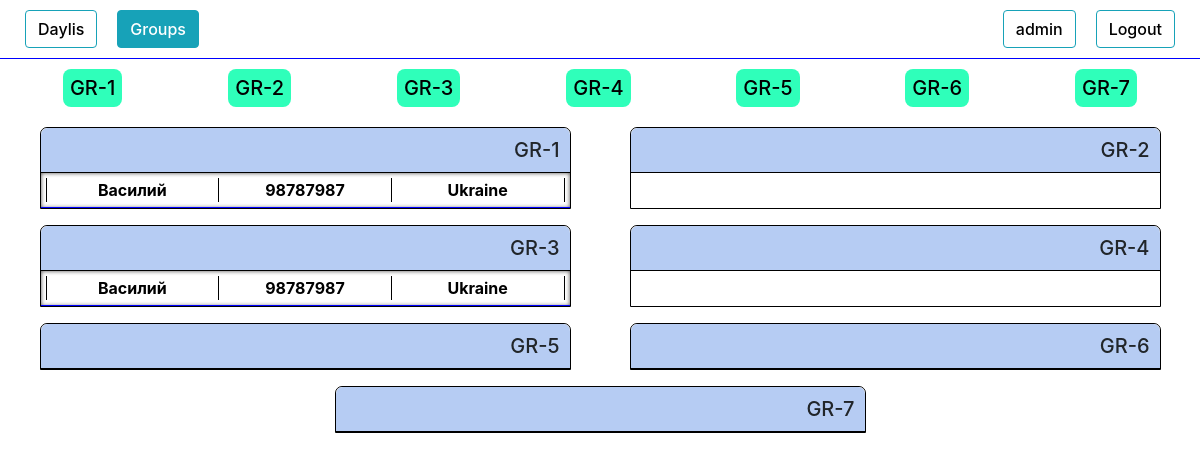
Screenshot of /groups/ (signed in) with the database file from the repository.
### authorization/models.py (models this page shows, shortened)
class Group(models.Model):
    name            = models.CharField(max_length=100, blank=True)
    created_date    = models.DateTimeField(blank=True, null=True)
    time_start      = models.DateTimeField(blank=True, null=True)
    time_end        = models.DateTimeField(blank=True, null=True)
    def __str__(self):
        return self.name
    def get_related(self):
        li = People.objects.filter(group = self)
        return li

class People(models.Model):
    request_date    = models.DateTimeField(blank=True, null=True)
    name            = models.CharField(max_length=100, blank=True)
    phone           = models.CharField(max_length=100, blank=True)
    email           = models.CharField(max_length=100, blank=True)
    course          = models.CharField(max_length=100, blank=True)
    country         = models.CharField(max_length=100, blank=True)
    university      = models.CharField(max_length=100, blank=True)
    work            = models.CharField(max_length=100, blank=True)
    where_from      = models.CharField(max_length=100, blank=True)
    currency        = models.CharField(max_length=100, blank=True)
    course_price    = models.IntegerField(blank=True, null=True)
    comments        = models.TextField(blank=True)
    wishes          = models.TextField(blank=True)
    callback_time   = models.DateTimeField(blank=True, null=True)
    group           = models.ManyToManyField(Group)
    request_status  = models.CharField(max_length=100, blank=True)
    payment_history = models.TextField(blank=True)
    total_payment   = models.IntegerField(blank=True, null=True)
    payment_source  = models.CharField(max_length=100, blank=True)
    obligation      = models.IntegerField(blank=True, null=True)
    date_added      = models.DateTimeField(blank=True, null=True)

### authorization/views.py (the view)
# urls.py: path('groups/', views.groups, name='groups'),
@login_required
def groups(request):
    if request.method == 'POST':
        n_form = UserUpdateForm(request.POST, instance=request.user)
        if n_form.is_valid():
            n_form.save()
            messages.success(request, f'Data has been updated!')
            return redirect('staff')
        else:
            messages.warning(request, f'Something wrong, maybe this name is allready taken')
            return redirect('staff')
    else:
        n_form = UserUpdateForm(instance=request.user)
        li = set(Group.objects.all())
        context = {
        "n_form":n_form,
        "li":li,
        }
        return render(request,"groups.html",context)

### authorization/templates/groups.html (shortened to what this page needs)
{% load crispy_forms_tags %}
<!DOCTYPE html>
<html lang="en">
<head>
    <link rel="stylesheet" href="https://stackpath.bootstrapcdn.com/bootstrap/4.4.1/css/bootstrap.min.css">
    {% load staticfiles %}
    <link rel="stylesheet" href="{% static 'style.css' %}" type="text/css">
</head>
<body>
    <div class="header">
        <div class="text col-8">
            <button class="btn btn-outline-info" type="button">
                <a href="{% url 'staff' %}">
                    Daylis
                </a>
            </button>
            <button class="btn btn-outline-info active" type="button">
                <a href="{% url 'groups' %}">
                    Groups
                </a>
            </button>
        </div>
        <div class="settings col-4">
        <button class="btn btn-outline-info" type="button" data-toggle="collapse" data-target="#InfoUpdateField" aria-expanded="false">
            {{user.username}}
        </button>
        <button class="btn btn-outline-info" type="button" data-toggle="collapse" data-target="#ConfirmationField" aria-expanded="false">
            Logout
        </button>
    </div>
    </div>
    <div class="content ">
        <div class="new_tables">
            <div class="groups_list">
                {% if li %}
                    {% for list_items in li %}
                            <a href="#{{ list_items }}"><h5>{{ list_items }}</h5></a>
                    {% endfor %}
                {% endif %}
            </div>
            {% if li %}
                <div class="table_groups">
                {% for list_items in li %}
                    <div class="table_group table show" id="{{ list_items }}" >
                        <div class="table_header " >
                            <h5>{{ list_items }}</h5>
                        </div>
                        <div class="table_content table_content_groups show" id='table_content'>
                        {% for item in list_items.get_related %}
                            <div class="item groups_item">
                                <a href="{% url 'item_groups_update' item.id %}" target="_blank" onClick="popupWin = window.open(this.href, 'Window', 'location,width=720,height=800,top=200,left=300'); popupWin.focus(); return false;">
                                    <div class="item_header" data-toggle="collapse" data-target="#item_description" {% if item.call_status %} style="background-color: rgba(255, 157, 0, 0.554);" {% endif %}>
                                        <table class="item_info_table" style="width:100%">
                                            <tr>
                                            <th><div class="name">{{item.name}}</div></th>
                                            <th><div class="phone">{{item.phone}}</div></th>
                                            <th><div class="country">{{item.country}}</div></th>
                                            </tr>
                                        </table>
                                    </div>
                                </a>
                            </div>
                        {% endfor %}
                        </div>
                    </div>
                    {% endfor %}
                </div>
            {% else %}
                <h3 style="text-align: center;">Still no tables or something wrong</h3>
            {% endif %}
        </div>
    </div>
</body>
</html>

### authorization/static/style.css (style rules this page uses)
a { color: black; font-weight: 500; }
.header { display: flex; justify-content: space-between; border-bottom: solid 1px blue; }
.text { margin: 0; display: flex; align-items: center; }
.settings { display: flex; justify-content: flex-end; }
.btn { margin: 10px; color: black; font-weight: 500; }
.active a { color: white; }
.content { display: flex; justify-content: center; flex-direction: column; margin: 10px; }
.table { border: rgb(0, 0, 0) 1px solid; border-radius: 7px 7px 0 0; }
.table_content { box-shadow: inset 0 0 4px 0px rgb(73, 71, 71); overflow: auto; }
.table_header { display: flex; justify-content: flex-end; background-color: rgb(182, 204, 243); border-bottom: rgb(0, 0, 0) 1px solid; border-radius: 7px 7px 0 0; cursor: pointer; }
.table_header h5 { margin: 10px; }
.item_header, .item_description { border-bottom: 1px solid blue; padding: 5px; overflow: auto; }
.item_header { display: flex; justify-content: space-around; font-weight: 500; }
.table th { border-top: 0; padding: 0; text-align: center; }
th { border: 1px solid black; border-bottom: 0; border-top: 0; }
.item_info_table th { width: 20%; overflow: auto; }
.groups_list { display: flex; flex-direction: row; justify-content: space-around; margin-bottom: 20px; }
.groups_list a { background-color: rgb(47, 255, 186); border-radius: 8px; padding: 7px; }
.groups_list h5 { margin: 0; }
.table_groups { display: flex; flex-direction: row; flex-wrap: wrap; justify-content: space-around; }
.table_group { width: 45%; }
.groups_item { max-height: 35px; }

### rows the page displays
Group: name "GR-1"
Group: name "GR-2"
Group: name "GR-3"
Group: name "GR-4"
Group: name "GR-5"
Group: name "GR-6"
Group: name "GR-7"
People: name "Василий", phone "98787987", country "Ukraine"

### other values shown
{{ user.username }} "admin"
